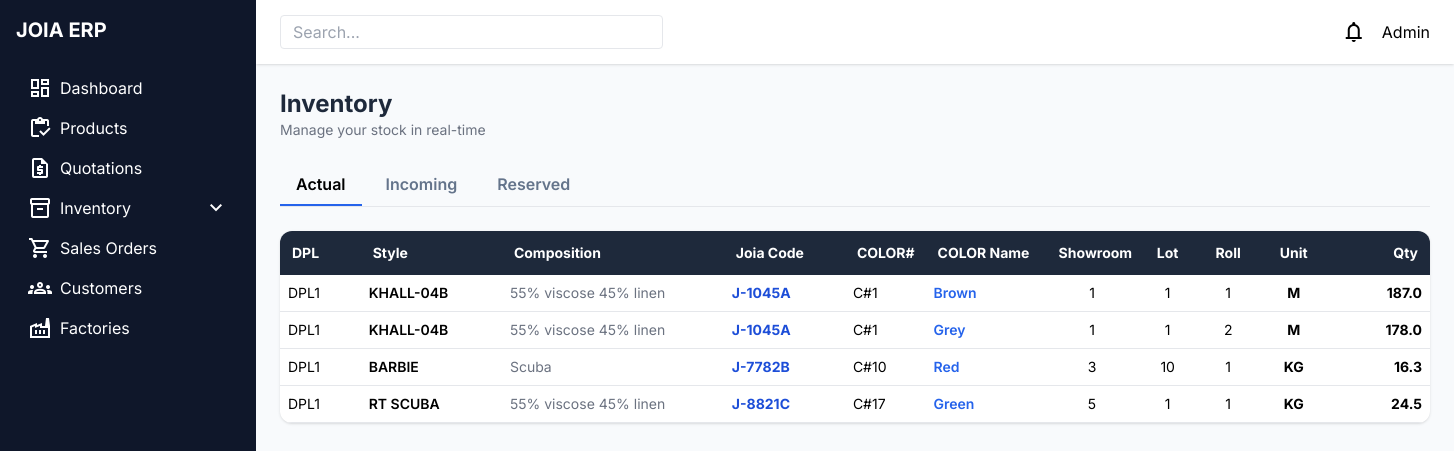
/stock/, run on the app's committed database.
### inventory/models.py (models this page shows, shortened)
class Stock(models.Model):
    dpl = models.ForeignKey(
        'dpl.DPL',
        on_delete=models.CASCADE,
        null=True,
        blank=True
    )
    product = models.ForeignKey(
        Product,
        on_delete=models.CASCADE,
        related_name="stocks",
        null=True,
        blank=True
    )
    style_number = models.CharField(max_length=100, blank=True, null=True)
    joia_code = models.CharField(max_length=50)
    color_code = models.CharField(max_length=50, default="unknown")
    color_name = models.CharField(max_length=100, default="unknown")
    showroom_color = models.CharField(max_length=100, default="unknown")
    quotation = models.ForeignKey(
        Quotation,
        on_delete=models.SET_NULL,
        null=True,
        blank=True,
        related_name="reserved_stocks"
    )
    unit = models.CharField(
        max_length=10,
        choices=[
            ("m", "Meter"),
            ("kg", "Kilogram")
        ],
        default="m"
    )
    lot_number = models.IntegerField(default=0)
    roll_number = models.IntegerField(default=0)
    qty_kg = models.FloatField(default=0)
    qty_m = models.FloatField(default=0)
    quotation_line = models.ForeignKey(
    "order.QuotationLine",
    on_delete=models.CASCADE,
    null=True,
    blank=True
)
    status = models.CharField(
        max_length=20,
        choices=[
            ("incoming", "Incoming"),
            ("actual", "Actual"),
            ("reserved", "Reserved"),
            ("backorder", "Backorder"),
        ],
        default="incoming"
    )

### dpl/models.py (models this page shows, shortened)
class DPL(models.Model):
    title = models.CharField(max_length=100)
    factory = models.ForeignKey(Factory, on_delete=models.CASCADE)
    season = models.CharField(max_length=100)
    uploaded_file = models.FileField(upload_to='dpl_files/')
    uploaded_at = models.DateTimeField(auto_now_add=True)

### products/models.py (models this page shows, shortened)
class Product(models.Model):
    joia_code = models.CharField(max_length=50, unique=True, db_index=True)
    style_number = models.CharField(max_length=50)
    composition = models.TextField(blank=True, null=True)
    unit = models.CharField(max_length=20, default="m")
    avg_roll = models.FloatField(default=0)
    selling_price = models.FloatField(default=0)
    costing_price = models.FloatField(default=0)

### inventory/views.py (the view)
# urls.py: path('stock/', views.stock, name='stock'),
def stock(request):
    actual_stock = (
        Stock.objects
        .select_related("dpl", "product")
        .filter(status="actual")
    )
    raw_incoming = (
        Stock.objects
        .select_related("dpl", "product")
        .filter(status="incoming")
    )
    incoming_stock = []
    for s in raw_incoming:
        reserved_qty = (
            Reservation.objects.filter(
                stock=s,
                status="reserved"
            ).aggregate(total=Sum("quantity"))["total"] or 0
        )
        reserved_qty = Decimal(str(reserved_qty))
        if s.product and s.product.unit == "kg":
            total_qty = Decimal(str(s.qty_kg))
        else:
            total_qty = Decimal(str(s.qty_m))
        available = total_qty - reserved_qty
        incoming_stock.append({
            "obj": s,
            "available": float(available),
        })
    reserved_stock = (
        Reservation.objects
        .select_related("quotation_line__quotation__customer")
        .values(
            "quotation_line__quotation__customer__name",
            "quotation_line__quotation__quotation_number",
            "quotation_line__joia_code",
            "quotation_line__color_name",
            "status"
        )
        .annotate(total_qty=Sum("quantity"))
        .order_by("-quotation_line__quotation__id")
    )
    return render(request, "inventory/stock.html", {
        "actual_stock": actual_stock,
        "incoming_stock": incoming_stock,
        "reserved_stock": reserved_stock,
    })

### templates/inventory/stock.html (shortened to what this page needs)
{% extends 'base.html' %}
{% block content %}
<div class="max-w-7xl mx-auto">
<div class="mb-6">
    <h2 class="text-2xl font-bold text-slate-800">Inventory</h2>
    <p class="text-sm text-gray-500">Manage your stock in real-time</p>
</div>
<div class="flex gap-2 mb-6 border-b">
    <button onclick="openTab(event,'actual')" class="tab-btn active-tab">Actual</button>
    <button onclick="openTab(event,'incoming')" class="tab-btn">Incoming</button>
    <button onclick="openTab(event,'reserved')" class="tab-btn">Reserved</button>
</div>
<div id="actual" class="tab-content">
<div class="bg-white rounded-xl shadow overflow-x-auto">
    <table class="w-full text-sm table-fixed">
        <colgroup>
            <col style="width: 80px;">
            <col style="width: 140px;">
            <col style="width: 220px;">
            <col style="width: 120px;">
            <col style="width: 80px;">
            <col style="width: 120px;">
            <col style="width: 90px;">
            <col style="width: 60px;">
            <col style="width: 60px;">
            <col style="width: 70px;">
            <col style="width: 100px;">
        </colgroup>
        <thead class="bg-slate-800 text-white">
            <tr>
                <th class="p-3 text-left">DPL</th>
                <th class="p-3 text-left">Style</th>
                <th class="p-3 text-left">Composition</th>
                <th class="p-3 text-left">Joia Code</th>
                <th class="p-3 text-left">COLOR#</th>
                <th class="p-3 text-left">COLOR Name</th>
                <th class="p-3 text-center">Showroom</th>
                <th class="p-3 text-center">Lot</th>
                <th class="p-3 text-center">Roll</th>
                <th class="p-3 text-center">Unit</th>
                <th class="p-3 text-right">Qty</th>
            </tr>
        </thead>
        <tbody>
        {% for stock in actual_stock %}
        <tr class="border-b hover:bg-gray-50">
            <td class="p-2 truncate">{{ stock.dpl.title }}</td>
            <td class="p-2 font-semibold truncate">
                {{ stock.style_number }}
            </td>
            <td class="p-2 text-gray-500 truncate">
                {{ stock.product.composition|default:"-" }}
            </td>
            <td class="p-2 font-bold text-blue-700 truncate">
                {{ stock.joia_code }}
            </td>
            <td class="p-2">{{ stock.color_code }}</td>
            <td class="p-2 text-blue-600 font-semibold truncate">
                {{ stock.color_name }}
            </td>
            <td class="p-2 text-center">
                {{ stock.showroom_color }}
            </td>
            <td class="p-2 text-center">
                {{ stock.lot_number }}
            </td>
            <td class="p-2 text-center">
                {{ stock.roll_number }}
            </td>
            <td class="p-2 text-center font-bold">
                {{ stock.unit|upper }}
            </td>
            <td class="p-2 text-right font-bold">
                {% if stock.unit|lower == "kg" %}
                    {{ stock.qty_kg }}
                {% else %}
                    {{ stock.qty_m }}
                {% endif %}
            </td>
        </tr>
        {% empty %}
        <tr>
            <td colspan="11" class="text-center p-4 text-gray-500">
                No actual stock
            </td>
        </tr>
        {% endfor %}
        </tbody>
    </table>
</div>
</div>
        {% regroup incoming_stock by obj.dpl as dpl_list %}
</div>
{% endblock %}

### templates/base.html (style rules this page uses)
body { font-family: 'Inter', sans-serif; overflow-x:hidden; }

### templates/inventory/stock.html (style rules this page uses)
.tab-btn { padding: 8px 16px; font-weight: 600; border-bottom: 2px solid transparent; color: #64748b; }
.active-tab { color: #000; border-color: #2563eb; }

### data on the page
Stock: dpl "DPL1", style_number "KHALL-04B", product.composition "55% viscose 45% linen", joia_code "J-1045A", color_code "C#1", color_name "Brown", showroom_color "1", lot_number "1", roll_number "1", unit "M", qty_m "187.0"
Stock: dpl "DPL1", style_number "KHALL-04B", product.composition "55% viscose 45% linen", joia_code "J-1045A", color_code "C#1", color_name "Grey", showroom_color "1", lot_number "1", roll_number "2", unit "M", qty_m "178.0"
Stock: dpl "DPL1", style_number "BARBIE", product.composition "Scuba", joia_code "J-7782B", color_code "C#10", color_name "Red", showroom_color "3", lot_number "10", roll_number "1", unit "KG", qty_kg "16.3"
Stock: dpl "DPL1", style_number "RT SCUBA", product.composition "55% viscose 45% linen", joia_code "J-8821C", color_code "C#17", color_name "Green", showroom_color "5", lot_number "1", roll_number "1", unit "KG", qty_kg "24.5"
